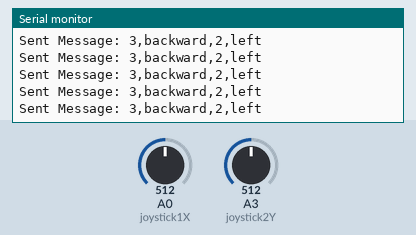
The sketch below on a simulated Arduino Uno, built with avr-gcc and run on an emulated ATmega328P. Shown: the last lines printed to the serial monitor. Inputs (shaded band) come from the test bench; at power-on: A0 (joystick1X) = 512, A3 (joystick2Y) = 512. No radio packets arrive unless stated.

Above: at 1.2 s.
1.3 s: A0 (joystick1X) set to 489
At 1.34 s:
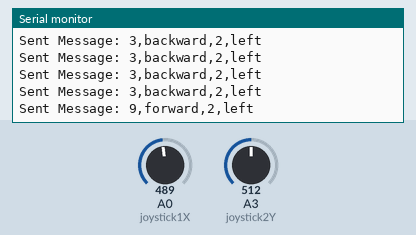
3.2 s: A3 (joystick2Y) set to 499
At 3.29 s:
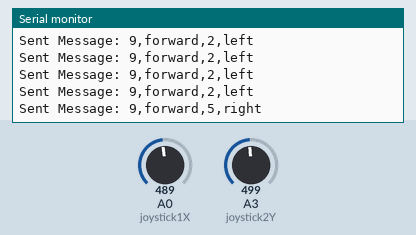

The sketch:

joystick_nrf_transmit_2.ino
```cpp
#include <SPI.h>
#include <nRF24L01.h>
#include <RF24.h>

// Joystick connections
const int joystick1X = A0; // Joystick 1 for forward/backward
const int joystick2Y = A3; // Joystick 2 for left/right

// NRF24L01 setup
RF24 radio(7, 8); // CE, CSN pins
const byte address[6] = "00001";

void setup() {
  pinMode(joystick1X, INPUT);
  pinMode(joystick2Y, INPUT);

  Serial.begin(9600);
  radio.begin();
  radio.openWritingPipe(address);
  radio.setPALevel(RF24_PA_MIN);
  radio.stopListening(); // Not listening, just sending
}

void loop() {
  int j1x = analogRead(joystick1X);
  int j2y = analogRead(joystick2Y);

  int PWM_j1x, PWM_j2y;
  String directionX, directionY;

  // Map the forward and backward directions
  if (j1x <= 505) {
    PWM_j1x = map(j1x, 0, 505, 255, 0); // Invert mapping for forward
    directionX = "forward";
  } else {
    PWM_j1x = map(j1x, 505, 1023, 0, 255);
    directionX = "backward";
  }

  // Map the left and right directions
  if (j2y <= 507) {
    PWM_j2y = map(j2y, 0, 507, 255, 0); // Invert mapping for right
    directionY = "right";
  } else {
    PWM_j2y = map(j2y, 507, 1023, 0, 255);
    directionY = "left";
  }

  // Format the message as a string for transmission
  char message[32];
  snprintf(message, sizeof(message), "%d,%s,%d,%s", PWM_j1x, directionX.c_str(), PWM_j2y, directionY.c_str());

  // Send the message
  radio.write(message, strlen(message) + 1); // Ensure to include the null terminator for proper string termination at the receiver

  // Print the message to the Serial Monitor
  Serial.print("Sent Message: ");
  Serial.println(message);

  delay(100); // A small delay to prevent overwhelming the receiver
}
```

Measured:
- the behaviour switches between 506 and 505 on A0 (joystick1X) (found by bisection; images 0 and 1)
- the behaviour switches between 508 and 507 on A3 (joystick2Y) (found by bisection; images 1 and 2)
- after the input at 1.3 s, the serial monitor: prints a new line at once (image 1)
- after the input at 3.2 s, the serial monitor: prints a new line after 0.08 s (image 2)
